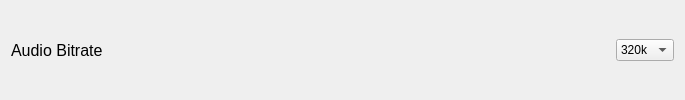
                                      <widget class="QWidget" name="widget_36" native="true">
                                       <layout class="QHBoxLayout" name="horizontalLayout_2">
                                        <item>
                                         <widget class="QLabel" name="encoderLabel_6">
                                          <property name="font">
                                           <font>
                                            <pointsize>12</pointsize>
                                           </font>
                                          </property>
                                          <property name="text">
                                           <string>Audio Bitrate</string>
                                          </property>
                                         </widget>
                                        </item>
                                        <item>
                                         <spacer name="horizontalSpacer_18">
                                          <property name="orientation">
                                           <enum>Qt::Orientation::Horizontal</enum>
                                          </property>
                                          <property name="sizeHint" stdset="0">
                                           <size>
                                            <width>494</width>
                                            <height>20</height>
                                           </size>
                                          </property>
                                         </spacer>
                                        </item>
                                        <item>
                                         <widget class="QLabel" name="label_57">
                                          <property name="maximumSize">
                                           <size>
                                            <width>25</width>
                                            <height>25</height>
                                           </size>
                                          </property>
                                          <property name="toolTip">
                                           <string>&lt;html&gt;&lt;head/&gt;&lt;body&gt;&lt;p&gt;&lt;span style=&quot; font-weight:700;&quot;&gt;Audio Bitrate&lt;/span&gt;&lt;/p&gt;&lt;p&gt;&lt;span style=&quot; font-weight:700;&quot;&gt;- &lt;/span&gt;Higher bitrate = higher quality&lt;/p&gt;&lt;p&gt;   - Only applies to &lt;span style=&quot; font-weight:700;&quot;&gt;aac &lt;/span&gt;and &lt;span style=&quot; font-weight:700;&quot;&gt;libmp3lame&lt;/span&gt;.&lt;/p&gt;&lt;/body&gt;&lt;/html&gt;</string>
                                          </property>
                                          <property name="text">
                                           <string/>
                                          </property>
                                          <property name="pixmap">
                                           <pixmap resource="resources.qrc">:/icons/icons/info.svg</pixmap>
                                          </property>
                                          <property name="scaledContents">
                                           <bool>true</bool>
                                          </property>
                                         </widget>
                                        </item>
                                        <item>
                                         <widget class="QComboBox" name="audio_bitrate">
                                          <property name="minimumSize">
                                           <size>
                                            <width>0</width>
                                            <height>0</height>
                                           </size>
                                          </property>
                                          <item>
                                           <property name="text">
                                            <string>320k</string>
                                           </property>
                                          </item>
                                          <item>
                                           <property name="text">
                                            <string>192k</string>
                                           </property>
                                          </item>
                                          <item>
                                           <property name="text">
                                            <string>128k</string>
                                           </property>
                                          </item>
                                          <item>
                                           <property name="text">
                                            <string>96k</string>
                                           </property>
                                          </item>
                                         </widget>
                                        </item>
                                       </layout>
                                      </widget>
